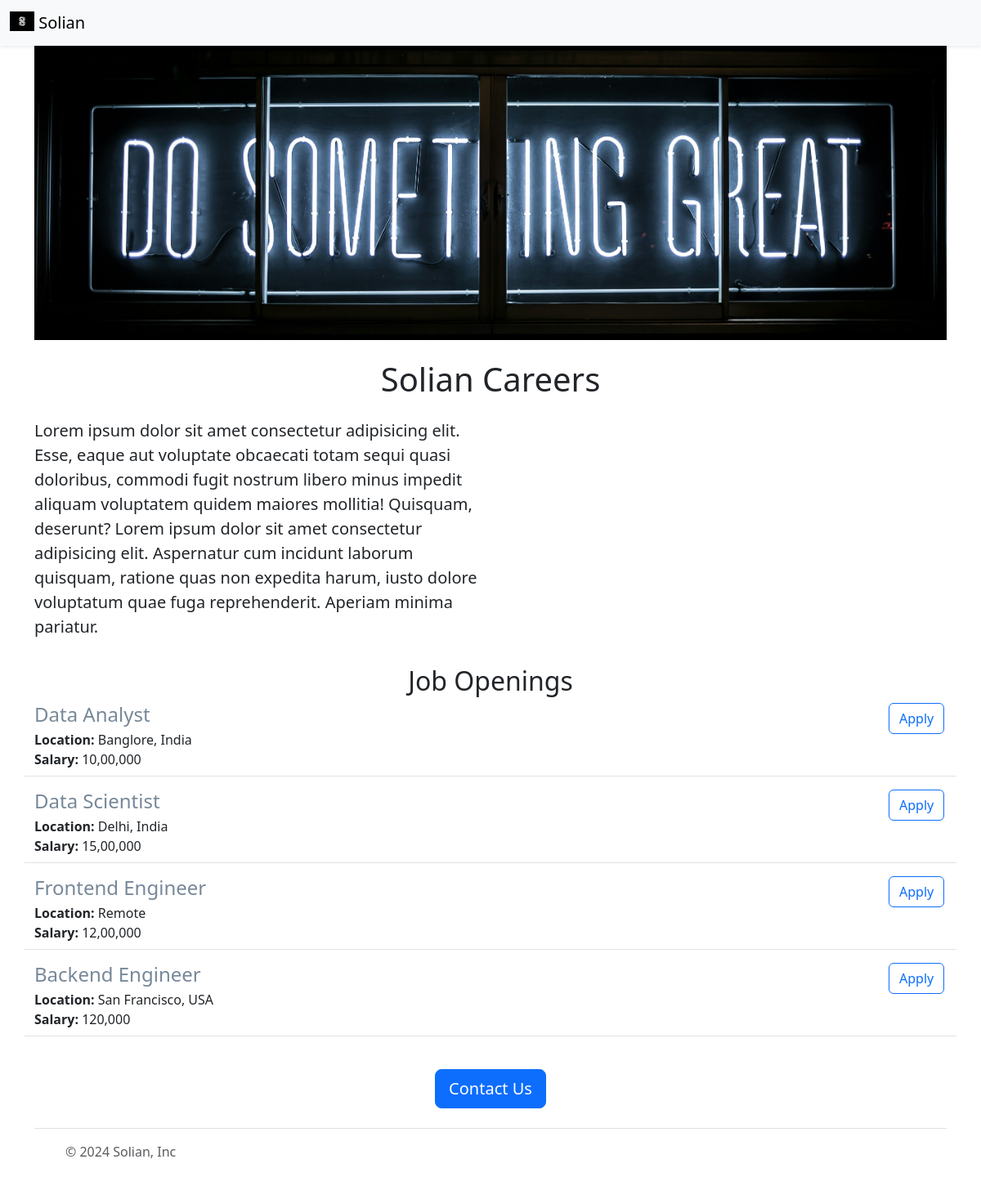
The page / on the database its author committed.
### tables this page shows
CREATE TABLE jobs (
    id INTEGER NOT NULL PRIMARY KEY AUTOINCREMENT,
    title VARCHAR(250) NOT NULL,
    location VARCHAR(250) NOT NULL,
    salary INT,
    currency VARCHAR(10),
    responsibilities VARCHAR(2000),
    requirements VARCHAR(2000) 
);

### app.py (the view)
@app.route('/')
def hello_world():
    jobs = load_jobs_from_db()
    return render_template('home.html',
                           jobs=jobs)

### database.py (called while the page is built)
def load_jobs_from_db():
    with engine.connect() as conn:
        result = conn.execute(table.select())
    column_names = result.keys()
    rows = result.fetchall()
    rows_as_dicts = [dict(zip(column_names, row)) for row in rows]
    return rows_as_dicts

### templates/home.html (shortened to what this page needs)
<!DOCTYPE html>
<html lang="en">
<head>
    {% include 'bootstrap.html' %}
</head>
<body>
    {% include 'nav.html' %}
    <div class="container">
        {% include 'banner.html' %}
        <h1 class="text-center mt-2 mb-4">Solian Careers</h1>
        <div class="row" style="margin-bottom: 16px;">
            <div class="col-md-6">
                <p class="lead">
                    Lorem ipsum dolor sit amet consectetur adipisicing elit. Esse, eaque aut voluptate obcaecati
                    totam sequi quasi doloribus, commodi fugit nostrum libero minus impedit aliquam voluptatem quidem
                    maiores
                    mollitia! Quisquam, deserunt? Lorem ipsum dolor sit amet consectetur adipisicing elit. Aspernatur
                    cum
                    incidunt laborum quisquam, ratione quas non expedita harum, iusto dolore voluptatum quae fuga
                    reprehenderit. Aperiam minima pariatur.
                </p>
            </div>
            <div class="d-none d-md-block col-md-6">
            </div>
        </div>
        <h2 class="text-center">Job Openings</h2>
        <div>
            {% for job in jobs %}
            {% include 'jobitems.html'%}
            {% endfor %}
        </div>
        <div class="text-center">
            <button class="btn btn-primary btn-lg mt-4">Contact Us</button>
        </div>
    </div>
    {% include 'footer.html' %}
</body>
</html>

### templates/jobitems.html
<div class="border-bottom row" style="margin-bottom: 16px; padding-bottom: 8px;">
    <div class="col-11">
        <h4 style="color:lightslategrey; margin-bottom: 4px;">
            {{job['title']}}
        </h4>
        <div>
            <b>Location:</b> {{job['location']}}
        </div>
        <div>
            <b>Salary:</b> {{job['salary']}}
        </div>
    </div>
    <div class="col-1">
        <a href="/job/{{job['id']}}" type="button" class="btn btn-outline-primary">Apply</a>
    </div>
</div>

### rows shown on the page
jobs: title "Data Analyst", location "Banglore, India", salary "10,00,000"
jobs: title "Data Scientist", location "Delhi, India", salary "15,00,000"
jobs: title "Frontend Engineer", location "Remote", salary "12,00,000"
jobs: title "Backend Engineer", location "San Francisco, USA", salary "120,000"
